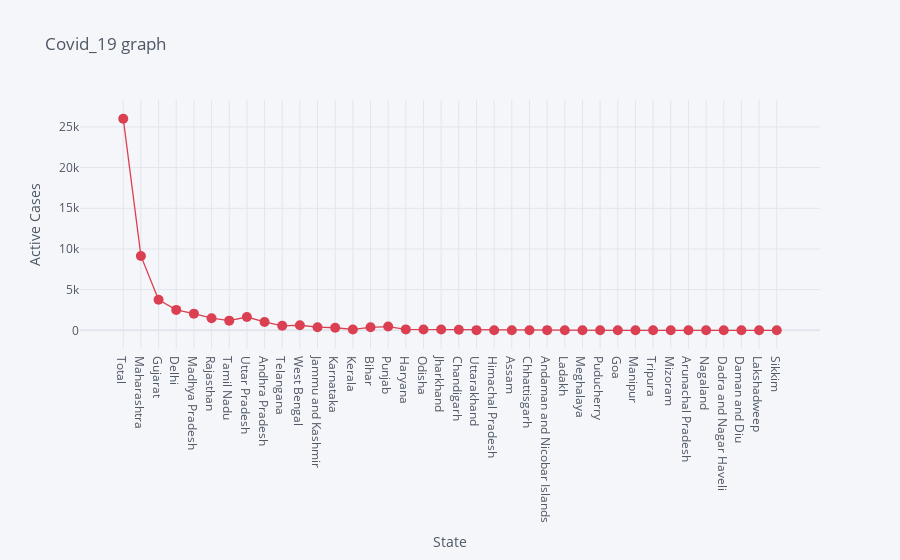

Notebook cell for this chart:
### Markdown cell above
# Active Cases per State

### Code cell
df.iplot(kind= 'scatter', x= 'State', y='Active', mode= 'markers+lines', title= 'Covid_19 graph', xTitle= 'State', yTitle= 'Active Cases', color= 'red', size= 10)

### Figure 1 — Plotly figure (JSON) as saved in the notebook; plotly's stock layout.template omitted (floating-point values rounded to 4 significant figures)
{"data": [{"line": {"color": "rgba(219, 64, 82, 1.0)", "dash": "solid", "shape": "linear", "width": 1.3}, "marker": {"size": 10, "symbol": "circle"}, "mode": "markers+lines", "name": "Active", "text": "", "type": "scatter", "x": ["Total", "Maharashtra", "Gujarat", "Delhi", "Madhya Pradesh", "Rajasthan", "Tamil Nadu", "Uttar Pradesh", "Andhra Pradesh", "Telangana", "West Bengal", "Jammu and Kashmir", "Karnataka", "Kerala", "Bihar", "Punjab", "Haryana", "Odisha", "Jharkhand", "Chandigarh", "Uttarakhand", "Himachal Pradesh", "Assam", "Chhattisgarh", "Andaman and Nicobar Islands", "Ladakh", "Meghalaya", "Puducherry", "Goa", "Manipur", "Tripura", "Mizoram", "Arunachal Pradesh", "Nagaland", "Dadra and Nagar Haveli", "Daman and Diu", "Lakshadweep", "Sikkim"], "y": [26014, 9142, 3749, 2510, 2046, 1488, 1186, 1632, 1027, 552, 623, 384, 315, 102, 365, 457, 112, 98, 89, 70, 19, 5, 9, 7, 17, 5, 1, 3, 0, 0, 0, 1, 0, 0, 0, 0, 0, 0]}], "layout": {"legend": {"bgcolor": "#F5F6F9", "font": {"color": "#4D5663"}}, "paper_bgcolor": "#F5F6F9", "plot_bgcolor": "#F5F6F9", "title": {"font": {"color": "#4D5663"}, "text": "Covid_19 graph"}, "xaxis": {"gridcolor": "#E1E5ED", "showgrid": true, "tickfont": {"color": "#4D5663"}, "title": {"font": {"color": "#4D5663"}, "text": "State"}, "zerolinecolor": "#E1E5ED"}, "yaxis": {"gridcolor": "#E1E5ED", "showgrid": true, "tickfont": {"color": "#4D5663"}, "title": {"font": {"color": "#4D5663"}, "text": "Active Cases"}, "zerolinecolor": "#E1E5ED"}}}
